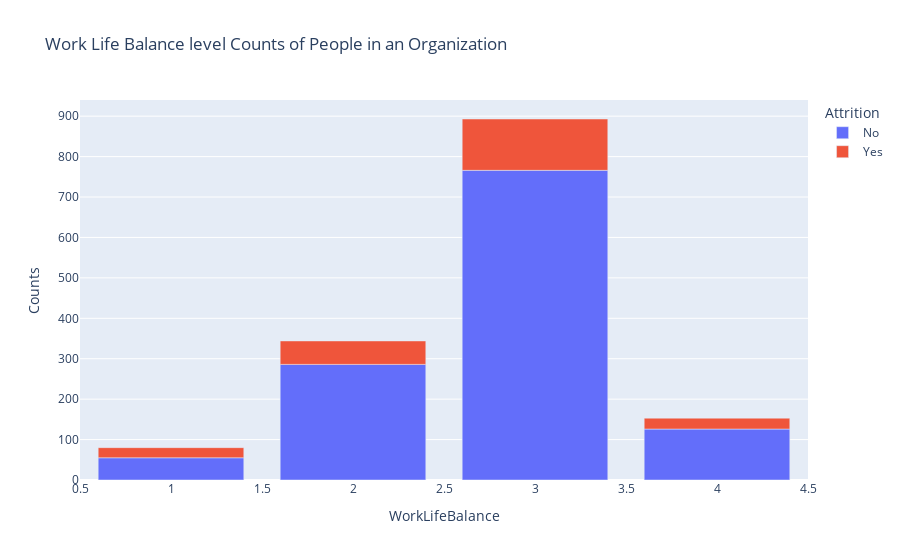

Here is the notebook cell this chart was saved with:
### Markdown cell above
# How does Work Life Balance impact the overall attrition rates?

### Code cell
wlb_att=data.groupby(['WorkLifeBalance','Attrition']).apply(lambda x:x['DailyRate'].count()).reset_index(name='Counts')
px.bar(wlb_att,x='WorkLifeBalance',y='Counts',color='Attrition',title='Work Life Balance level Counts of People in an Organization')

### Figure 1 — Plotly figure (JSON) as saved in the notebook; plotly's stock layout.template omitted (floating-point values rounded to 4 significant figures)
{"data": [{"alignmentgroup": "True", "hovertemplate": "Attrition=No<br>WorkLifeBalance=%{x}<br>Counts=%{y}<extra></extra>", "legendgroup": "No", "marker": {"color": "#636efa", "pattern": {"shape": ""}}, "name": "No", "offsetgroup": "No", "orientation": "v", "showlegend": true, "textposition": "auto", "type": "bar", "x": [1, 2, 3, 4], "xaxis": "x", "y": [55, 286, 766, 126], "yaxis": "y"}, {"alignmentgroup": "True", "hovertemplate": "Attrition=Yes<br>WorkLifeBalance=%{x}<br>Counts=%{y}<extra></extra>", "legendgroup": "Yes", "marker": {"color": "#EF553B", "pattern": {"shape": ""}}, "name": "Yes", "offsetgroup": "Yes", "orientation": "v", "showlegend": true, "textposition": "auto", "type": "bar", "x": [1, 2, 3, 4], "xaxis": "x", "y": [25, 58, 127, 27], "yaxis": "y"}], "layout": {"autosize": true, "barmode": "relative", "legend": {"title": {"text": "Attrition"}, "tracegroupgap": 0}, "title": {"text": "Work Life Balance level Counts of People in an Organization"}, "xaxis": {"anchor": "y", "autorange": true, "domain": [0, 1], "range": [0.5, 4.5], "title": {"text": "WorkLifeBalance"}, "type": "linear"}, "yaxis": {"anchor": "x", "autorange": true, "domain": [0, 1], "range": [0, 940], "title": {"text": "Counts"}, "type": "linear"}}}
